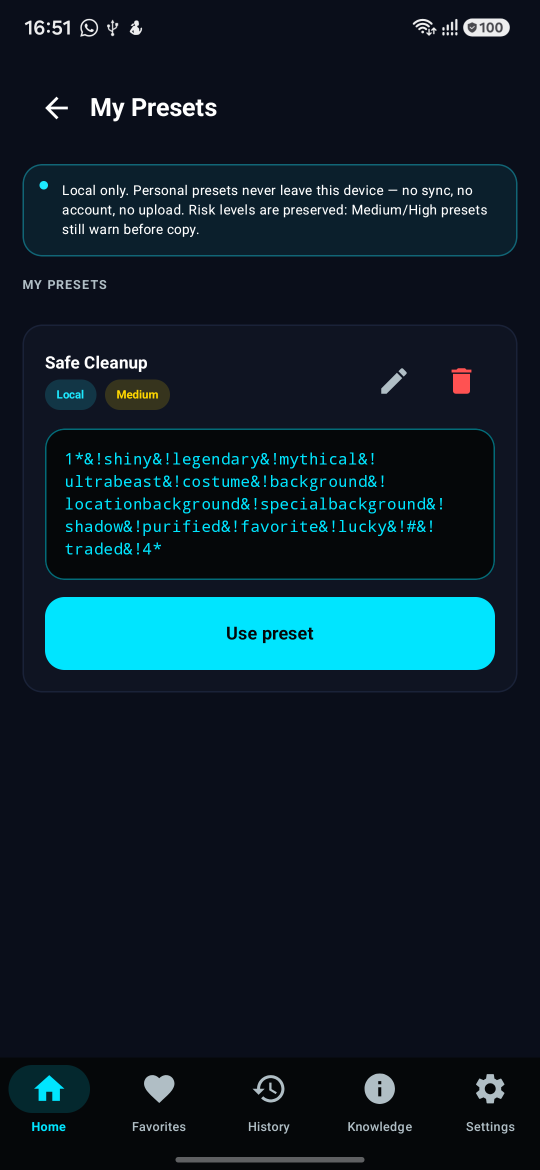
#> input picture docs/screenshots/v061_workflows_surface_context/missing_qa/device_fresh/01_my_presets_with_saved.png, 1080 x 2340 px, found by its file name (shown at 1/2 size)
$ python _make_contact_sheet.py
#> lines starting #> are read from the running program, lines starting #| are printed output that depends on the picture
from PIL import Image, ImageDraw, ImageFont
import os, math, sys
sys.stdout.reconfigure(encoding='utf-8')

folder = r'C:\Users\Caglar\Desktop\PokeQuery\docs\screenshots\v061_workflows_surface_context\missing_qa\device_fresh'
out = os.path.join(folder, 'contact_sheet.png')

# All 15 screenshots (sorted by filename)
files = sorted([
    f for f in os.listdir(folder)
    if f.endswith('.png') and f != 'contact_sheet.png' and not f.startswith('00_')
])

n = len(files)
print(f'Including {n} screenshots')

cols = 5
rows = math.ceil(n / cols)
thumb_w = 220
label_h = 26
gap = 6
pad = 10

first = Image.open(os.path.join(folder, files[0]))
#> first is the input picture: PIL image 1080x2340 RGBA; mean R, G, B, A 12.7, 31.4, 42.4, 255
aspect = first.height / first.width
#> aspect = 2.17
thumb_h = int(thumb_w * aspect)
#> thumb_h = 476

cell_w = thumb_w + gap * 2
cell_h = thumb_h + label_h + gap * 2
#> cell_h = 514
width = cols * cell_w + pad * 2
height = rows * cell_h + pad * 2
#> height = 534

canvas = Image.new('RGB', (width, height), (240, 240, 240))
#> canvas: PIL image 1180x534 RGB; every value is 240
draw = ImageDraw.Draw(canvas)

try:
    font = ImageFont.truetype('arial.ttf', 11)
except:
    font = ImageFont.load_default()

for idx, fname in enumerate(files):
    col = idx % cols
    row = idx // cols
    cx = pad + col * cell_w
    cy = pad + row * cell_h
#> cy = 10

    img = Image.open(os.path.join(folder, fname))
    img.thumbnail((thumb_w, thumb_h), Image.LANCZOS)
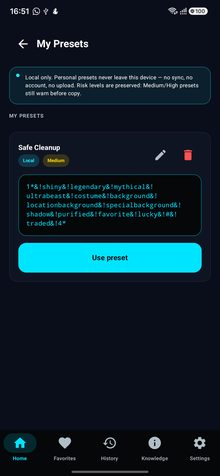
#> img: PIL image 220x476 RGBA; mean R, G, B, A 12.8, 31.5, 42.4, 255

    ox = cx + (cell_w - img.width) // 2
#> ox = 16
    oy = cy + gap
#> oy = 16
    canvas.paste(img, (ox, oy))
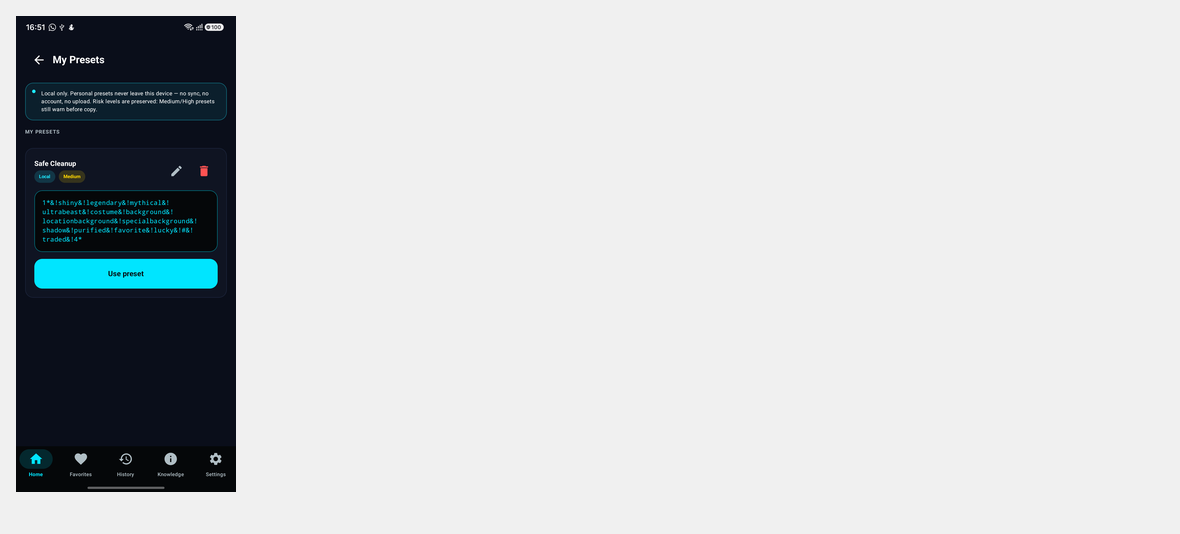
#> canvas: PIL image 1180x534 RGB; mean R, G, B 202.2, 205.3, 207.2

    label = fname.replace('.png', '')
    lx = cx + cell_w // 2
    ly = cy + cell_h - gap - label_h // 2
#> ly = 505
    draw.text((lx, ly), label, fill=(0, 0, 0), font=font, anchor='mt')

canvas.save(out, 'PNG')
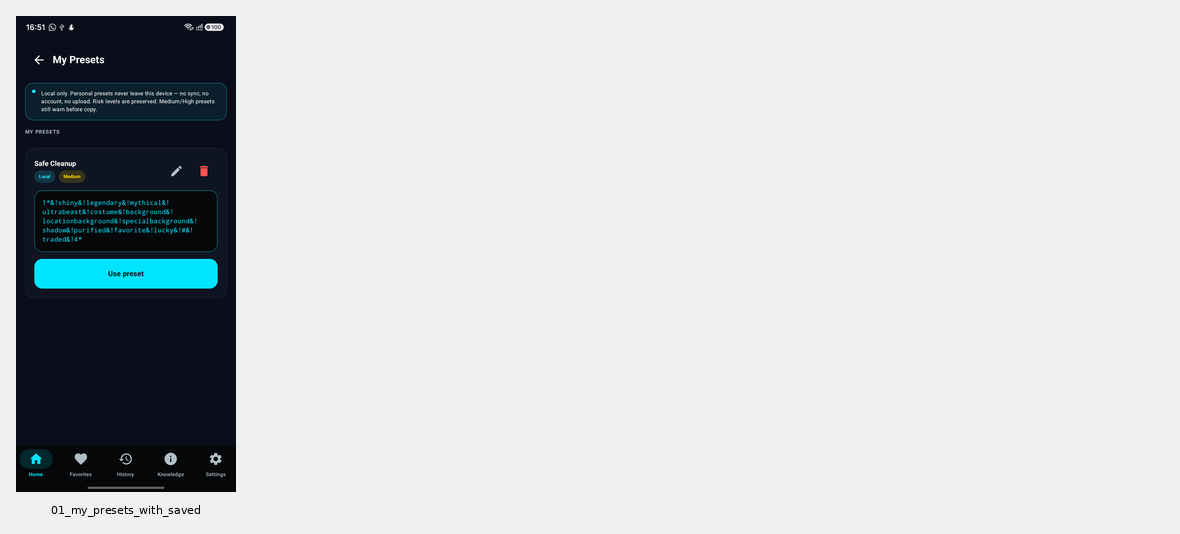
#> saved as contact_sheet.png: PIL image 1180x534 RGB; mean R, G, B 202.1, 205.2, 207
print(f'Saved: {out}')
print(f'Size: {canvas.size}')
#| Size: (1180, 534)

$ run again, with docs/screenshots/v061_workflows_surface_context/missing_qa/device_fresh/02_favorite_save_as_preset.png copied over docs/screenshots/v061_workflows_surface_context/missing_qa/device_fresh/01_my_presets_with_saved.png
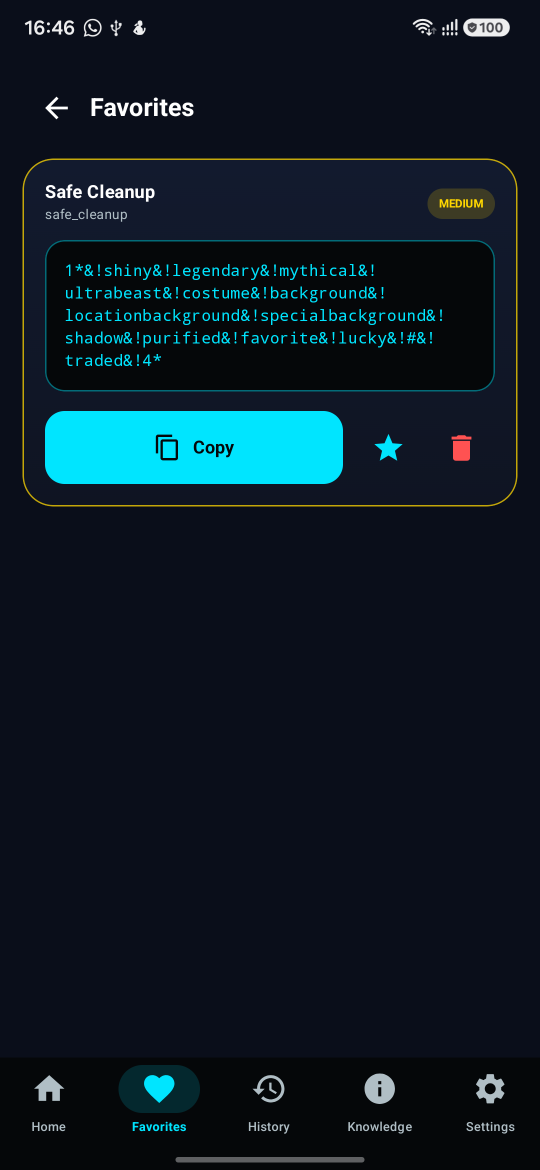
#> input picture docs/screenshots/v061_workflows_surface_context/missing_qa/device_fresh/02_favorite_save_as_preset.png, 1080 x 2340 px, found by its file name (shown at 1/2 size)
#> first is the input picture: PIL image 1080x2340 RGBA; mean R, G, B, A 12.5, 26, 36.5, 255
#> `img.thumbnail((thumb_w, thumb_h), Image.LANCZOS)`:
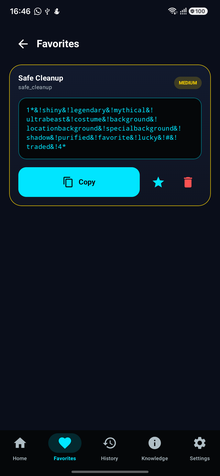
#> img: PIL image 220x476 RGBA; mean R, G, B, A 12.5, 26.1, 36.5, 255
#> `canvas.save(out, 'PNG')`:
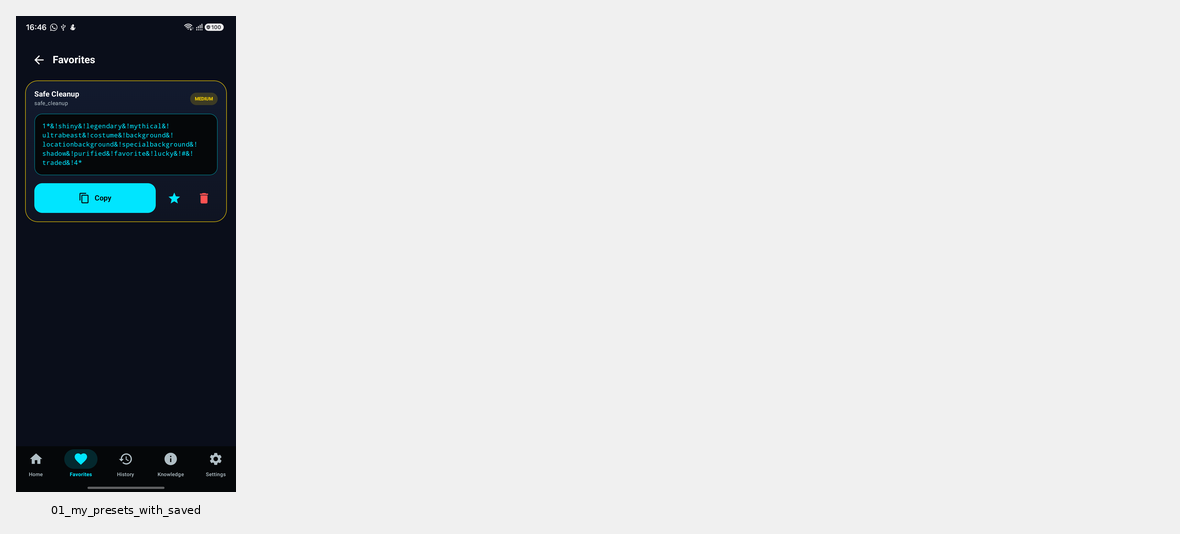
#> saved as contact_sheet.png: PIL image 1180x534 RGB; mean R, G, B 202.1, 204.3, 206.1
#| Size: (1180, 534)

$ run again, with docs/screenshots/v061_workflows_surface_context/missing_qa/device_fresh/03_personal_preset_rename_dialog.png copied over docs/screenshots/v061_workflows_surface_context/missing_qa/device_fresh/01_my_presets_with_saved.png
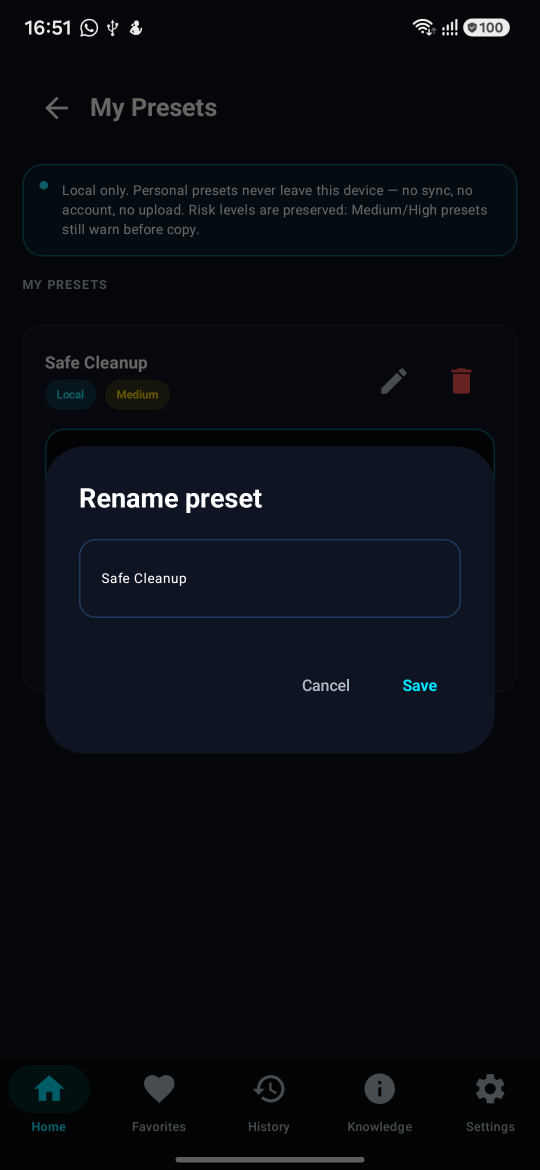
#> input picture docs/screenshots/v061_workflows_surface_context/missing_qa/device_fresh/03_personal_preset_rename_dialog.png, 1080 x 2340 px, found by its file name (shown at 1/2 size)
#> first is the input picture: PIL image 1080x2340 RGBA; mean R, G, B, A 9, 12.3, 18.4, 255
#> `img.thumbnail((thumb_w, thumb_h), Image.LANCZOS)`:
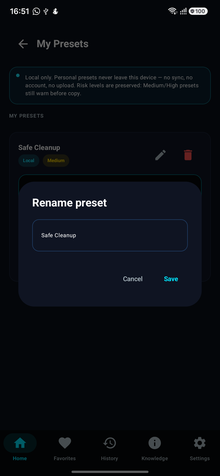
#> img: PIL image 220x476 RGBA; mean R, G, B, A 9, 12.3, 18.4, 255
#> `canvas.save(out, 'PNG')`:
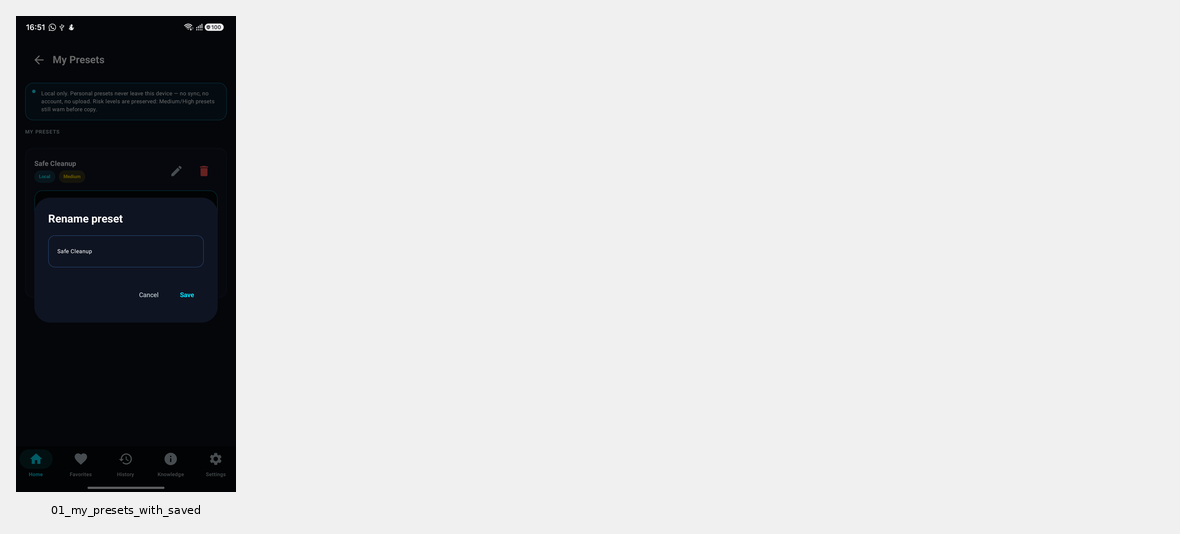
#> saved as contact_sheet.png: PIL image 1180x534 RGB; mean R, G, B 201.5, 202, 203
#| Size: (1180, 534)
